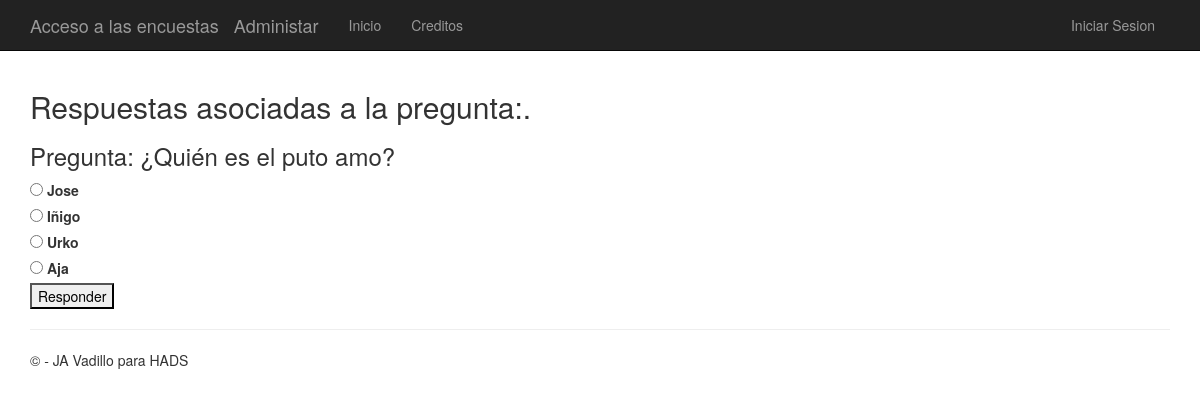
The page /polls/1/ on the database its author committed.
### app/models.py (models this page shows)
class QuestionQuiz(models.Model):
    question_text = models.CharField(max_length=200)
    question_theme = models.CharField(default='',max_length=200)
    pub_date = models.DateTimeField('date published')

class Answers(models.Model):
    question = models.ForeignKey(QuestionQuiz)
    answer = models.CharField(max_length=200)
    correct = models.BooleanField(default=False)
    votes = models.IntegerField(default=0)

### app/views.py (the view)
# urls.py: url(r'^polls/(?P<question_id>\d+)/$', app.views.detail, name='detail'),
def detail(request, question_id):
     question = get_object_or_404(QuestionQuiz, pk=question_id)
     return render(request, 'polls/detail.html', {'title':'Respuestas asociadas a la pregunta:','question': question})

### app/templates/polls/detail.html (shortened to what this page needs)
﻿{% extends "app/layout.html" %}
{% block content %}
<h2>{{ title }}.</h2>
<h3>Pregunta: {{ question.question_text }}</h3>
<form action="{% url 'vote' question.id %}" method="post">
{% if not request.user.is_authenticated %}
    {% for answer in question.answers_set.all %}
        <input type="radio" name="choice" id="choice{{ forloop.counter }}" value="{{ answer.id }}" />
        <label for="choice{{ forloop.counter }}">{{ answer.answer }}</label><br />
    {% endfor %}
{% endif %}
{% if request.user.is_authenticated %}
    {% for answer in question.answers_set.all %}
        <label for="choice{{ forloop.counter }}">{{ answer.answer }}</label>
        <ul>
            <li for="choice{{ forloop.counter }}">Es correcta:{{ answer.correct }}</li>
            <li for="choice{{ forloop.counter }}">Número de votos:{{ answer.votes }}</li>
        </ul>
        <br />
    {% endfor %}
    <a href="{% url 'choice_add' question.id %}"><h3>Insertar Opciones</h3></a>
    <a href="{% url 'chart' question.id %}"> <h3>Ver resultado de la votacion</h3> </a><br />
{% else %}
    <input type="submit" value="Responder" />
{% endif %}
</form>
{% endblock %}

### app/static/app/content/site.css (style rules this page uses)
body { padding-top: 50px; padding-bottom: 20px; }
input, select, textarea { max-width: 280px; }

### rows shown on the page
QuestionQuiz: question_text "¿Quién es el puto amo?"
Answers: answer "Jose"
Answers: answer "Iñigo"
Answers: answer "Urko"
Answers: answer "Aja"

### other values the page prints
{{ title }} "Respuestas asociadas a la pregunta:"
